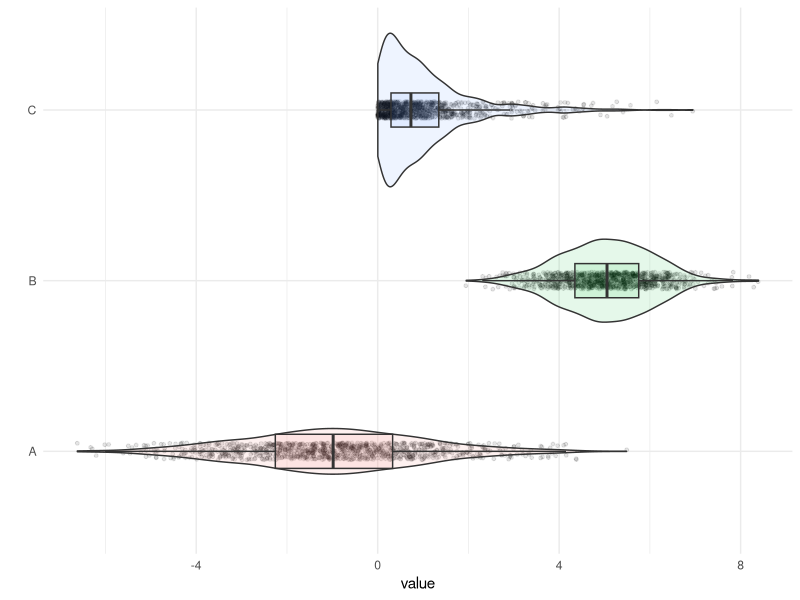

Here is the R script that generated this plot:
date = "2015-09-04 16:00"
caption_header = "Box-, violinplot with jitter"
caption = ""

# packages: load and if needed install
pkg <- c("dplyr", "tidyr", "ggplot2")
for(i in seq_along(pkg)) {
  if(!require(pkg[i], character.only = TRUE)) {
    install.packages(pkg[i])
    library(pkg[i], character.only = TRUE)
  }
}

# example boxplot with violin and jitter

n <- 1000
set.seed(123)
d1 <-
  data_frame(A = rnorm(n, -1, 2), B = rnorm(n, 5, 1), C = rexp(n, 1)) %>%
  gather(group, value)


# box- and violinplot with jitter
p <-
  ggplot(d1) +
  aes(x=group, y=value, fill=group) +
  geom_jitter(position = position_jitter(width = 0.05, height=0.01), alpha=0.1, size=1) +
  geom_violin(alpha=0.1) +
  geom_boxplot(outlier.size=0, alpha=0.1, width=0.2) +
  theme_minimal() + xlab("") +
  coord_flip() +
  theme(legend.position="none")

plot(p)
